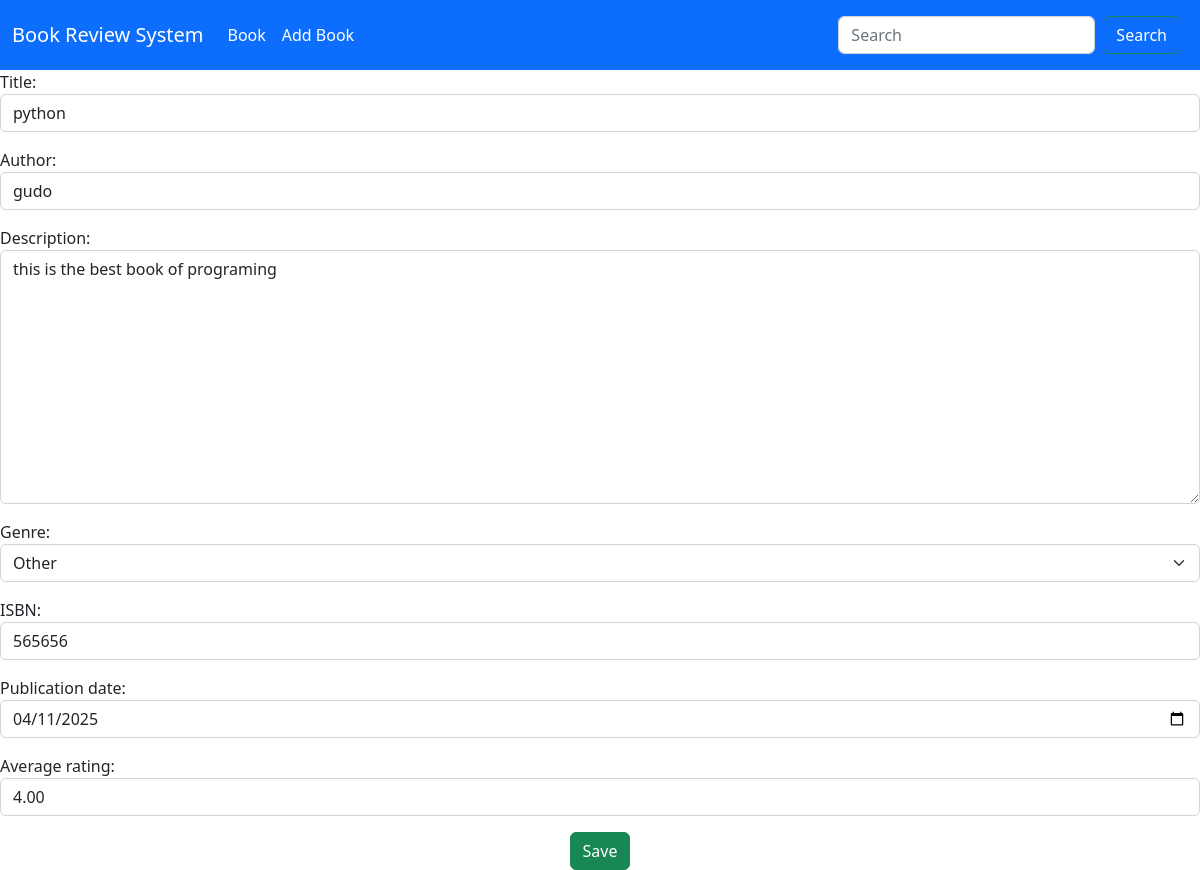
Screenshot of /book_update/3/ with the database file from the repository.
### book/models.py (models this page shows, shortened)
class Book(models.Model):
    GENRE_CHOICES=[
        ('fiction','Fiction'),
        ('non_fiction','Non_Fiction'),
        ('science','Science'),
        ('history','History'),
        ('other','Other')
    ]
    title = models.CharField(max_length = 150)
    author = models.CharField(max_length = 150)
    description = models.TextField()
    genre = models.CharField(max_length = 20,choices = GENRE_CHOICES)
    isbn = models.CharField('ISBN',max_length=13,unique=True)
    publication_date= models.DateField()
    average_rating = models.DecimalField(max_digits=3, decimal_places=2,
    validators=[MinValueValidator(0),MaxValueValidator(5)])
    created_at = models.DateTimeField(auto_now_add=True)
    updated_at = models.DateTimeField(auto_now=True)

### book/views.py (the view)
# urls.py: path('book_update/<int:pk>/', views.book_update, name='update'),
def book_update(request,pk):
    book = Book.objects.get(pk=pk)
    if request.method == 'POST':
        form = BookForm(request.POST,instance=book)
        if form.is_valid():
            form.save()
            messages.success(request, 'Book updated successfully')
            return redirect('/book_list')
    else:
        form = BookForm(instance=book)
    return render(request, 'book/book_update.html',{'form':form})

### book/forms.py
class BookForm(forms.ModelForm):
    class Meta:
        model = Book
        fields = ('title', 'author', 'description','genre','isbn','publication_date','average_rating')
        widgets={
            'title':forms.TextInput(attrs={'class':'form-control','placeholer':'Enter Book Title'}),
            'author':forms.TextInput(attrs={'class':'form-control'}),
            'description':forms.Textarea(attrs={'class':'form-control'}),
            'genre':forms.Select(attrs={'class':'form-select'}),
            'isbn':forms.TextInput(attrs={'class':'form-control'}),
            'publication_date':forms.DateInput(attrs={'class':'form-control','type':'date'}),
            'average_rating':forms.NumberInput(attrs={'class':'form-control'})
        }

### book/templates/book/book_update.html (shortened to what this page needs)
{% extends 'book/base.html' %}
{% block maincontent %}
<form action="" method="post" novalidate>
    {{form.as_p}}
    <div class="text-center">
        <input type="submit" class="btn btn-success" value="Save">
    </div>
</form>
{% endblock maincontent %}

### rows the page displays
Book: title "python", author "gudo", description "this is the best book of programing", genre "Other", isbn "565656", publication_date "04/11/2025", average_rating "4.00"
